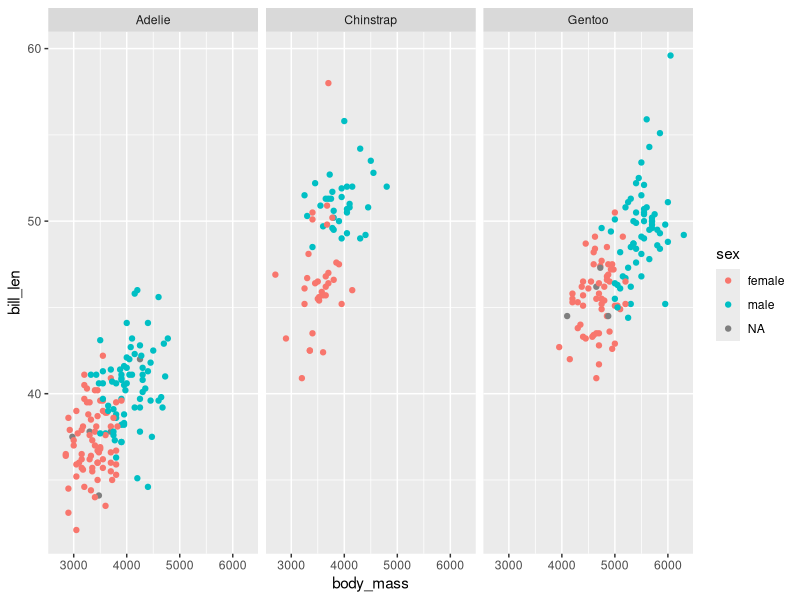
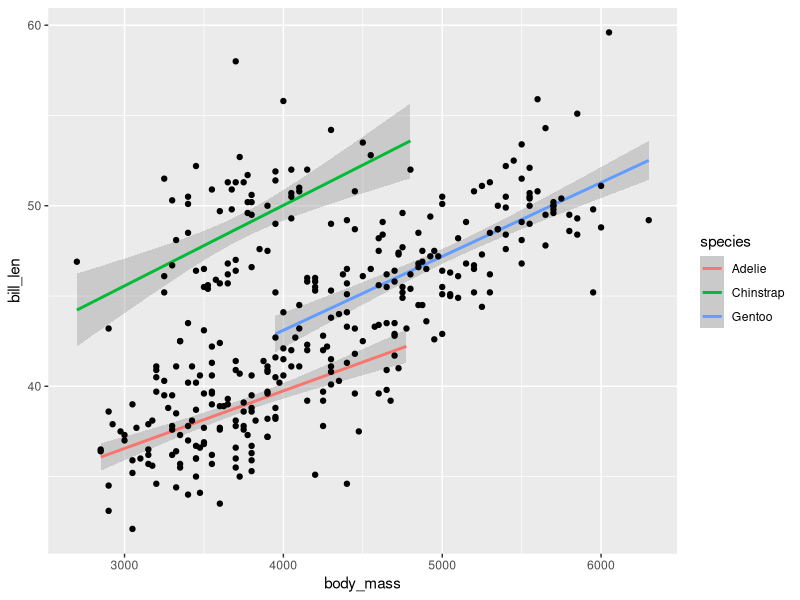
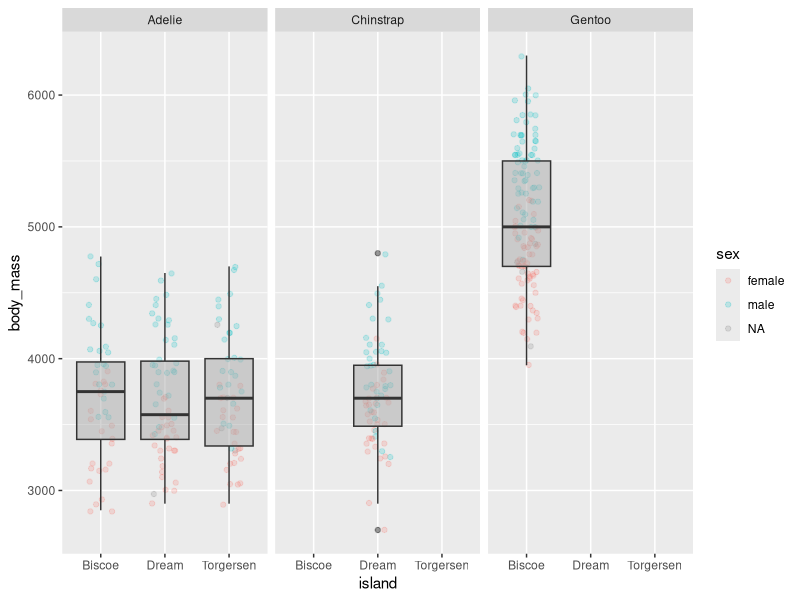

Here is the R script that generated these plots, in order:
library(tidyverse)

dt <- penguins

library(ggplot2)

ggplot(penguins, aes(x = body_mass, y = bill_len, colour = sex)) +
  geom_point() + facet_wrap(~species)

ggplot(penguins, aes(x = body_mass, y = bill_len)) + 
  geom_smooth(method = lm, aes(colour = species)) + 
  geom_point()

#Graficando otras variables: relación entre isla y peso
ggplot(penguins, aes(x = island, y = body_mass)) +
  geom_jitter(width = 0.2, alpha = 0.2, aes(colour = sex)) + 
  geom_boxplot(fill = "dark grey", alpha = 0.5) +
  facet_wrap(~species)


  
